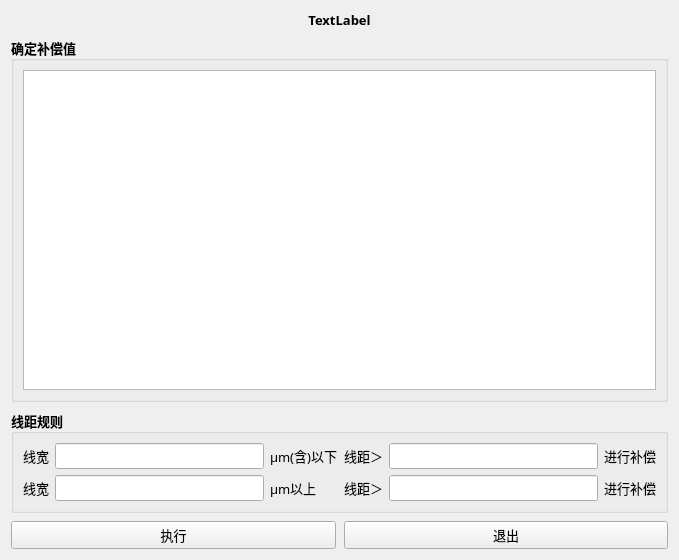
<?xml version="1.0" encoding="UTF-8"?>
<ui version="4.0">
 <class>Form</class>
 <widget class="QWidget" name="Form">
  <property name="geometry">
   <rect>
    <x>0</x>
    <y>0</y>
    <width>679</width>
    <height>560</height>
   </rect>
  </property>
  <property name="font">
   <font>
    <family>黑体</family>
    <pointsize>10</pointsize>
   </font>
  </property>
  <property name="windowTitle">
   <string>动态补偿</string>
  </property>
  <layout class="QVBoxLayout" name="verticalLayout_2" stretch="0,1,0,0">
   <property name="spacing">
    <number>8</number>
   </property>
   <item>
    <widget class="QLabel" name="label">
     <property name="font">
      <font>
       <family>微软雅黑</family>
       <pointsize>10</pointsize>
       <weight>75</weight>
       <bold>true</bold>
      </font>
     </property>
     <property name="text">
      <string>TextLabel</string>
     </property>
     <property name="alignment">
      <set>Qt::AlignCenter</set>
     </property>
    </widget>
   </item>
   <item>
    <widget class="QGroupBox" name="groupBox_2">
     <property name="font">
      <font>
       <family>微软雅黑</family>
       <pointsize>10</pointsize>
       <weight>75</weight>
       <bold>true</bold>
      </font>
     </property>
     <property name="title">
      <string>确定补偿值</string>
     </property>
     <layout class="QVBoxLayout" name="verticalLayout">
      <item>
       <widget class="QTableWidget" name="tableWidget">
        <property name="font">
         <font>
          <family>微软雅黑</family>
          <pointsize>10</pointsize>
          <weight>50</weight>
          <bold>false</bold>
         </font>
        </property>
       </widget>
      </item>
     </layout>
    </widget>
   </item>
   <item>
    <widget class="QGroupBox" name="groupBox">
     <property name="font">
      <font>
       <family>微软雅黑</family>
       <pointsize>10</pointsize>
       <weight>75</weight>
       <bold>true</bold>
      </font>
     </property>
     <property name="title">
      <string>线距规则</string>
     </property>
     <layout class="QGridLayout" name="gridLayout">
      <item row="0" column="0">
       <widget class="QLabel" name="label_2">
        <property name="font">
         <font>
          <family>微软雅黑</family>
          <pointsize>10</pointsize>
          <weight>50</weight>
          <bold>false</bold>
         </font>
        </property>
        <property name="text">
         <string>线宽</string>
        </property>
       </widget>
      </item>
      <item row="0" column="1">
       <widget class="QLineEdit" name="lineEdit_lw">
        <property name="font">
         <font>
          <family>微软雅黑</family>
          <pointsize>10</pointsize>
          <weight>50</weight>
          <bold>false</bold>
         </font>
        </property>
        <property name="readOnly">
         <bool>true</bool>
        </property>
       </widget>
      </item>
      <item row="0" column="2">
       <widget class="QLabel" name="label_4">
        <property name="font">
         <font>
          <family>微软雅黑</family>
          <pointsize>10</pointsize>
          <weight>50</weight>
          <bold>false</bold>
         </font>
        </property>
        <property name="text">
         <string>μm(含)以下</string>
        </property>
       </widget>
      </item>
      <item row="0" column="3">
       <widget class="QLabel" name="label_6">
        <property name="font">
         <font>
          <family>微软雅黑</family>
          <pointsize>10</pointsize>
          <weight>50</weight>
          <bold>false</bold>
         </font>
        </property>
        <property name="text">
         <string>线距＞</string>
        </property>
       </widget>
      </item>
      <item row="1" column="0">
       <widget class="QLabel" name="label_3">
        <property name="font">
         <font>
          <family>微软雅黑</family>
          <pointsize>10</pointsize>
          <weight>50</weight>
          <bold>false</bold>
         </font>
        </property>
        <property name="text">
         <string>线宽</string>
        </property>
       </widget>
      </item>
      <item row="1" column="1">
       <widget class="QLineEdit" name="lineEdit_lw_2">
        <property name="font">
         <font>
          <family>微软雅黑</family>
          <pointsize>10</pointsize>
          <weight>50</weight>
          <bold>false</bold>
         </font>
        </property>
        <property name="readOnly">
         <bool>true</bool>
        </property>
       </widget>
      </item>
      <item row="1" column="2">
       <widget class="QLabel" name="label_5">
        <property name="font">
         <font>
          <family>微软雅黑</family>
          <pointsize>10</pointsize>
          <weight>50</weight>
          <bold>false</bold>
         </font>
        </property>
        <property name="text">
         <string>μm以上</string>
        </property>
       </widget>
      </item>
      <item row="1" column="3">
       <widget class="QLabel" name="label_8">
        <property name="font">
         <font>
          <family>微软雅黑</family>
          <pointsize>10</pointsize>
          <weight>50</weight>
          <bold>false</bold>
         </font>
        </property>
        <property name="text">
         <string>线距＞</string>
        </property>
       </widget>
      </item>
      <item row="1" column="4">
       <widget class="QLineEdit" name="lineEdit_ls_2">
        <property name="font">
         <font>
          <family>微软雅黑</family>
          <pointsize>10</pointsize>
          <weight>50</weight>
          <bold>false</bold>
         </font>
        </property>
        <property name="readOnly">
         <bool>true</bool>
        </property>
       </widget>
      </item>
      <item row="1" column="5" colspan="2">
       <widget class="QLabel" name="label_9">
        <property name="font">
         <font>
          <family>微软雅黑</family>
          <pointsize>10</pointsize>
          <weight>50</weight>
          <bold>false</bold>
         </font>
        </property>
        <property name="text">
         <string>进行补偿</string>
        </property>
       </widget>
      </item>
      <item row="0" column="4">
       <widget class="QLineEdit" name="lineEdit_ls">
        <property name="font">
         <font>
          <family>微软雅黑</family>
          <pointsize>10</pointsize>
          <weight>50</weight>
          <bold>false</bold>
         </font>
        </property>
        <property name="readOnly">
         <bool>true</bool>
        </property>
       </widget>
      </item>
      <item row="0" column="5" colspan="2">
       <widget class="QLabel" name="label_7">
        <property name="font">
         <font>
          <family>微软雅黑</family>
          <pointsize>10</pointsize>
          <weight>50</weight>
          <bold>false</bold>
         </font>
        </property>
        <property name="text">
         <string>进行补偿</string>
        </property>
       </widget>
      </item>
     </layout>
    </widget>
   </item>
   <item>
    <layout class="QHBoxLayout" name="horizontalLayout">
     <item>
      <widget class="QPushButton" name="pushButton_exec">
       <property name="minimumSize">
        <size>
         <width>0</width>
         <height>26</height>
        </size>
       </property>
       <property name="font">
        <font>
         <family>微软雅黑</family>
         <pointsize>10</pointsize>
        </font>
       </property>
       <property name="cursor">
        <cursorShape>PointingHandCursor</cursorShape>
       </property>
       <property name="text">
        <string>执行</string>
       </property>
      </widget>
     </item>
     <item>
      <widget class="QPushButton" name="pushButton_exit">
       <property name="minimumSize">
        <size>
         <width>0</width>
         <height>26</height>
        </size>
       </property>
       <property name="font">
        <font>
         <family>微软雅黑</family>
         <pointsize>10</pointsize>
        </font>
       </property>
       <property name="cursor">
        <cursorShape>PointingHandCursor</cursorShape>
       </property>
       <property name="text">
        <string>退出</string>
       </property>
      </widget>
     </item>
    </layout>
   </item>
  </layout>
 </widget>
 <resources/>
 <connections/>
</ui>
